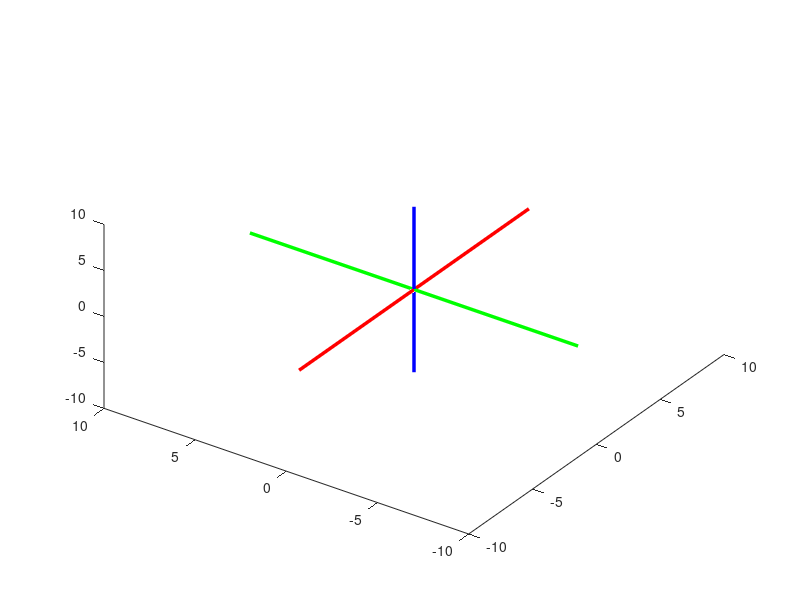

MATLAB code for this plot:
function prinAxis()
line([-9 9],[0 0],[0 0], 'color',[1 0 0],'linewidth', 2.5);
line([0 0],[-9 9],[0 0], 'color',[0 1 0],'linewidth', 2.5);
line([0 0],[0 0],[-9 9], 'color',[0 0 1],'linewidth', 2.5);
view(125,130)
end